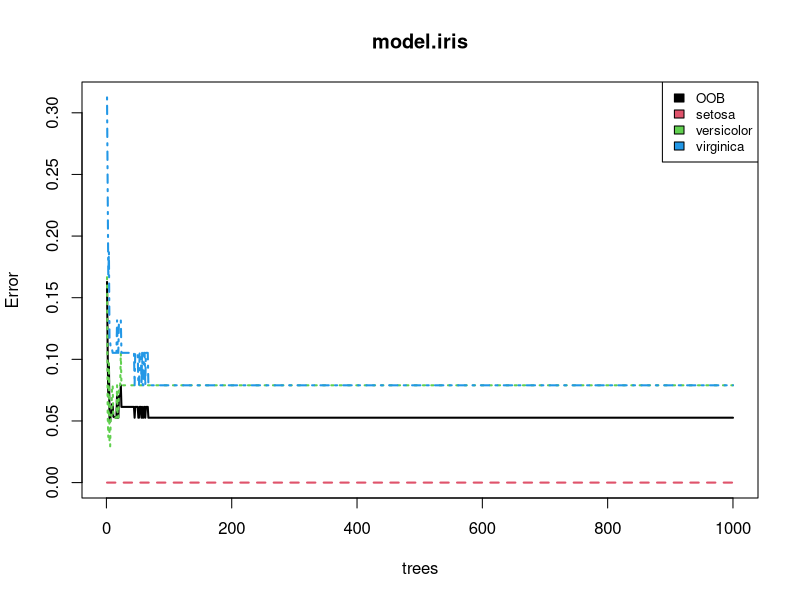

This chart was generated by the following R code:
################# Random forest on iris dataset ##########################
library(randomForest)
library(caret)
data("iris")

partition <- createDataPartition(iris$Species,p=.75,list = F)
train <- iris[partition,]
test <- iris[-partition,]

model.iris <- randomForest(train$Species~.,data=train, na.action=na.roughfix,importance=TRUE, ntree=1000)
model.iris

pred_train <- predict(model.iris,train)
pred_train

confusionMatrix(pred_train,train$Species)  ## accuracy 1

tab1 <- table(pred_train,train$Species)
tab1
sum(diag(tab1))/sum(tab1)                 ## 1

mean(pred_train==train$Species)           ## 1

pred_test <- predict(model.iris,test)
confusionMatrix(pred_test,test$Species)   ## accuracy 0.9444 

tab2 <- table(pred_test,test$Species)
tab2
sum(diag(tab2))/sum(tab2)       ## 0.9444 
mean(pred_test==test$Species)   ## 0.9444 

# Visualization 
plot(model.iris,lwd=2)
legend("topright", colnames(model.iris$err.rate),col=1:4,cex=0.8,fill=1:4)

